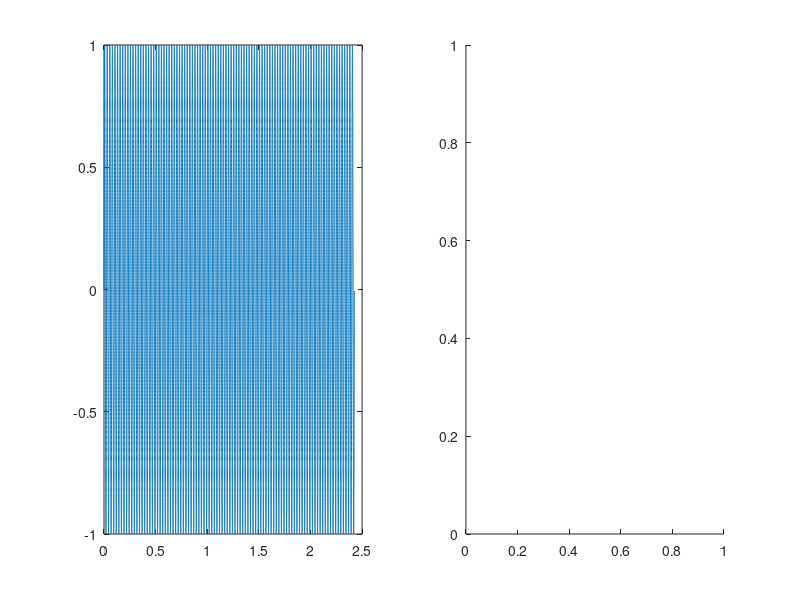

Here is the MATLAB script that generated this plot: (Note: this script raises an error after producing the figure.)
%%Exemplo 1
%%gerar um sinal senoidal de 40 Hz e realizar a análise no domínio da
%%frequência

clear all
close all
clc

f=40; %Hz
fs=1000*f; % freq. amostragem.....exercício fazer para diferentes fs
ts=1/fs; % tempo de amostragem
L=97;%97 %número primo
N=L*fs/f; %fs/f=N/L; onde L número primo
%N=1000;
t=[0:N-1]*ts;
T=t(end); %tempo do sinal em segundos
fase=0;%pi/2;
A=1;
x=A*sin(2*pi*f*t + fase);
%======histograma da amplitude do seno
figure
subplot(1,2,1)
plot(t,x)
subplot(1,2,2)
histogram (x,50,'Normalization','pdf')

%======histograma da amplitude do Ruído Branco
y=randn(1,N);
figure
subplot(1,2,1)
plot(t,y)
subplot(1,2,2)
histogram (y,50,'Normalization','pdf')

%======histograma da amplitude do Ruído Branco + Senoidal
z=10*x+y; %variar a RSR, mudando a amplitude do seno
figure
subplot(1,2,1)
plot(t,z)
subplot(1,2,2)
histogram (z,50,'Normalization','pdf')

%======histograma da amplitude do Ruído Branco de banda estreita
f1=40;
ordem=2;
[b a]=butter(ordem,f1/(fs/2));
bE=filter(b,a,y);
figure
subplot(1,2,1)
plot(t,bE)
subplot(1,2,2)
histogram (bE,50,'Normalization','pdf')

%======histograma da amplitude do Ruído Branco de banda larga
f1=fs/8;
ordem=2;
[b a]=butter(ordem,f1/(fs/2));
bL=filter(b,a,y);
figure
subplot(1,2,1)
plot(t,bL)
subplot(1,2,2)
histogram (bL,50,'Normalization','pdf')

%=====Energia====
%seno
figure
subplot(1,2,1)
plot(t,x.^2)
subplot(1,2,2)
histogram (x.^2,50,'Normalization','pdf')

%ruído branco
figure
subplot(1,2,1)
plot(t,y.^2)
subplot(1,2,2)
histogram (y.^2,50,'Normalization','pdf')

